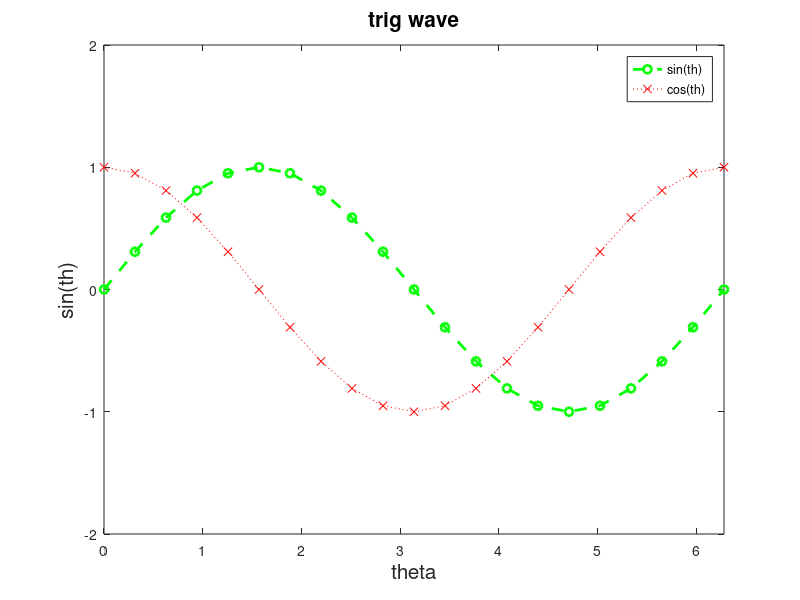

This chart was generated by the following MATLAB code:
clear all, clc 
th=0:pi/10:2*pi;
f=sin(th)
plot(th,f,'go--','linewidth',2)
title('sin wave','FontSize',15)
xlabel('theta','FontSize',15)
ylabel('sin(th)','FontSize',15)
hold on
grid on
y=cos(th);
plot(th,y,'rx:','linewidth',0.5)
title('trig wave','FontSize',15)
xlabel('theta','FontSize',15)
ylabel('sin(th)','FontSize',15)
grid off
legend('sin(th)','cos(th)')
legend('location','Northeast')
axis([0,2*pi,-2,2])
hold off
